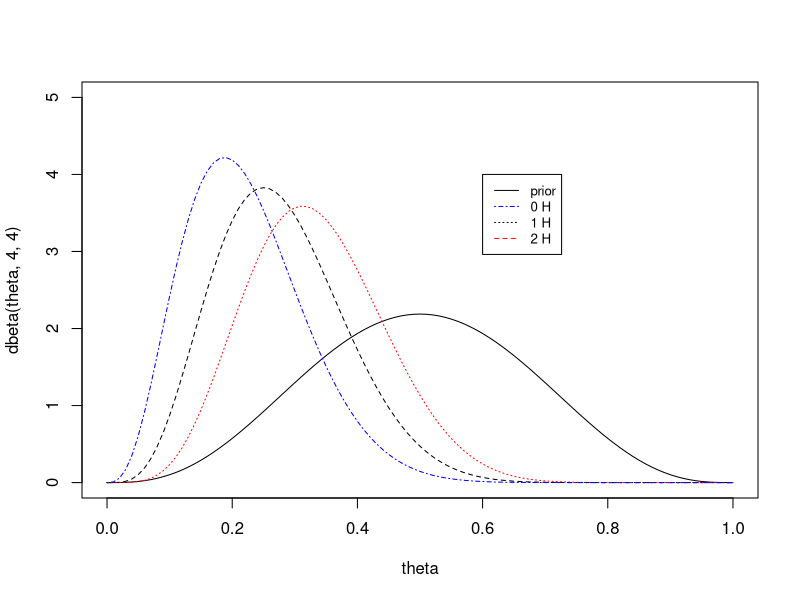
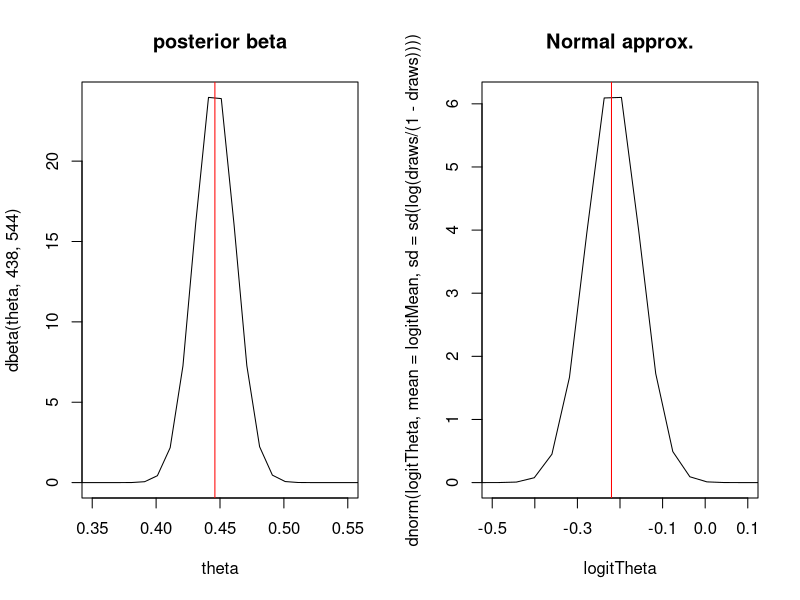
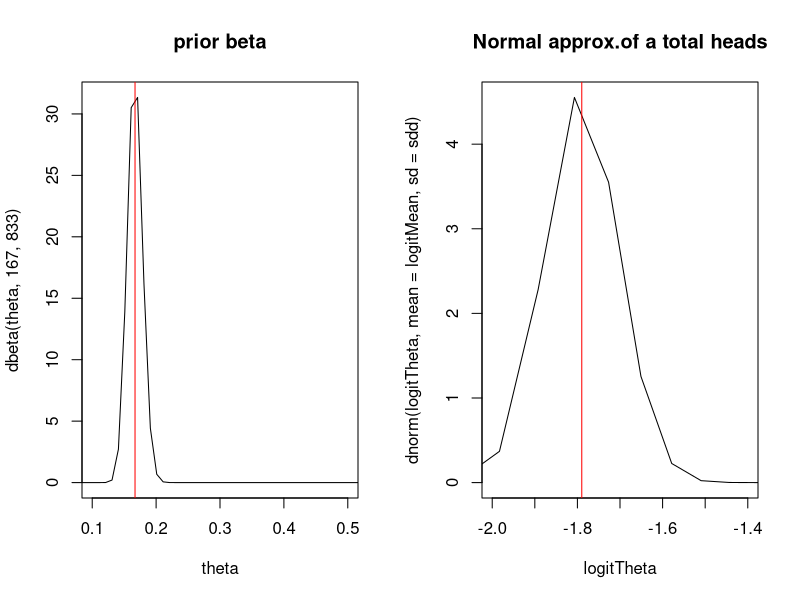
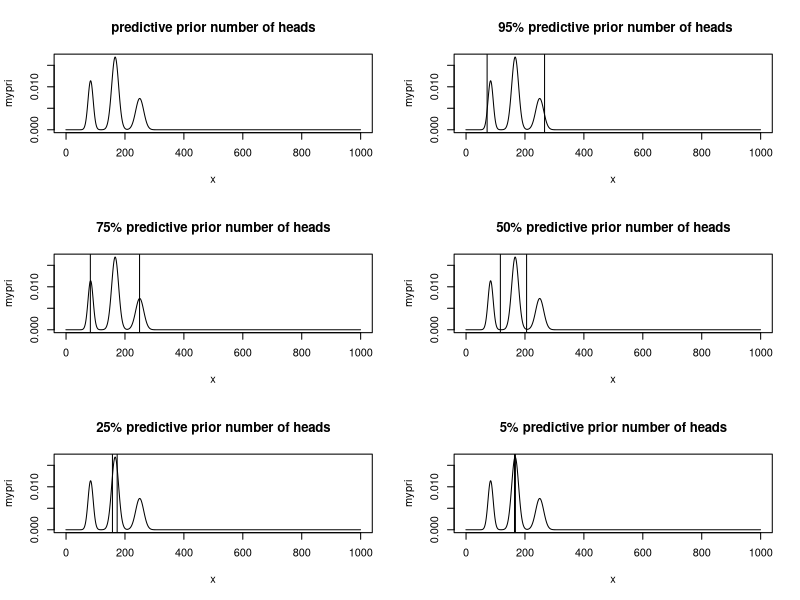
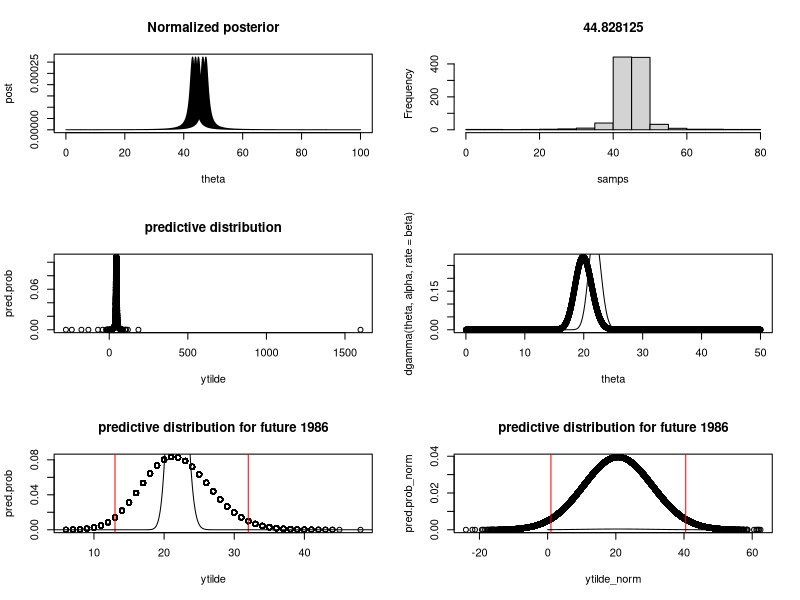

These figures' R source, in order:
## ---- chunk 1
 theta<-seq(from=0,to=1,by=0.01)

 plot(theta,dbeta(theta,4,4),type='l',ylim=c(0,5)) ## prior
 lines(theta,dbeta(theta,4+1,4+10-1),lty=2) ## 1 success
   lines(theta,dbeta(theta,4+2,4+10-2),lty=3,col='red') ## 2 succe
   lines(theta,dbeta(theta,4,4+10),lty=4,col='blue')  ## 0 successes
  legend(0.6, 4, 
         legend=c("prior", "0 H", "1 H", "2 H"),
       col=c("black","blue","black", "red"), lty=c(1,4,3,2), cex=0.8)
## ---- chunk 2
  theta<-seq(from=0.001,to=1,by=0.01)
  ## example births
   postMean <-function(alpha,beta,y,n){
     return( (alpha+y)/(alpha+beta+n))
   } 
   postVar<-function(alpha,beta,y,n){
     return( ((alpha+y)*(beta+n-y))/( (alpha+beta+n)^2*(alpha+beta+n+1)) )
   }
   sdnorm<-sqrt(postVar(438,544,0,0))
   logitMean<-log( postMean(438,544,0,0)/(1-postMean(438,544,0,0)))
   
  logitTheta<-log(theta/(1-theta))

  par(mfrow=c(1,2))
    plot(theta,dbeta(theta,438,544),type='l',xlim=c(0.35,0.55),main="posterior beta") ## prior
    abline(v=0.446,col='red')
  draws<-rbeta(1000,438,544)
  plot(logitTheta,dnorm(logitTheta,mean =logitMean, sd=sd(log(draws/(1-draws))) ),type='l', xlim=c(-0.5,0.1),main="Normal approx.") ## prior
    abline(v=-0.22,col='red')

## ---- chunk 3
  ## based on normal approximation sketch the distribution of y
  ## for normal we use the logit transform
  ## n = 1,000
  ## first lets construct a beta distribution.
  ## let the prior be beta(4,4) or even beta(1,1)
par(mfrow=c(1,2))

   plot(theta,dbeta(theta,167,833),type='l',xlim=c(0.1,0.5),main="prior beta") ## prior
  # plot(theta,dbeta(theta,1,5),type='l',xlim=c(0.1,0.5), main='prior beta') 
   abline(v=0.167,col='red') ## 
   #  qbeta(c(0.05,0.25,0.5,0.75,0.95),167,833)
    ## predictive on normal scale.
     draws<-rbeta(1000,167,833)
     logitMean<-log( 167/1000)
  sdd<-sd(log(draws/(1-draws)))

   
  plot(logitTheta,dnorm(logitTheta,mean =logitMean, sd=sdd ),type='l',main="Normal approx.of a total heads", xlim=c(-2,-1.4)) ## prior
    abline(v=logitMean,col='red')
    ### the number of heads.    
  message("prior predictive mean:" ,round( exp(logitMean)/(1+exp(logitMean)),2))

 qx<-(qnorm(c(0.05,0.25,0.5,0.75,0.95),mean =logitMean, sd=sdd ))
 ## this is the probability of landing 6 for theta
 exp(qx)/(1+exp(qx))
## wald 95% prior interval
c( exp(logitMean-1.96*sdd)/(1+exp(logitMean-1.96*sdd)),exp(logitMean+1.96*sdd)/(1+exp(logitMean+1.96*sdd)))
## ---- chunk 4
x<-seq(0,1000)-0.5 # continuity correction.
theta<-c(1/12,1/6,1/4)
n=1000
normLikelihood<-function(x,n,p){
  mean<-n*p
  varz<-n*p*(1-p)
  return(dnorm(x,mean=mean,sd=sqrt(varz)))
  
}
a<-dnorm(x,mean=n*theta[1],sd=sqrt(n*theta[1]*(1-theta[1]))  )
b<-dnorm(x,mean=n*theta[2],sd=sqrt(n*theta[2]*(1-theta[2]))  )
c<-dnorm(x,mean=n*theta[3],sd=sqrt(n*theta[3]*(1-theta[3]))  )


mypri<-a*0.25+b*0.5+c*0.25

sum(mypri) ## sums to 1 it is a distribution

 par(mfrow=c(3,2))
plot(x,mypri,type='l',main='predictive prior number of heads')



data<-data.frame(x=x,p=mypri)

## highest probability interval
# 95%

plot(x,mypri,type='l',main=' 95% predictive prior number of heads')
abline(v=max(data[which(cumsum(data$p)<0.025),1])
)
abline(v=max(data[which(1-cumsum(data$p)>0.025),1]))

plot(x,mypri,type='l',main='75% predictive prior number of heads')
abline(v=max(data[which(cumsum(data$p)<0.125),1]))
abline(v=max(data[which(1-cumsum(data$p)>0.125),1])
)

plot(x,mypri,type='l',main='50% predictive prior number of heads')
abline(v=max(data[which(cumsum(data$p)<0.25),1]))
abline(v=max(data[which(1-cumsum(data$p)>0.25),1])
)

plot(x,mypri,type='l',main='25% predictive prior number of heads')
abline(v=max(data[which(cumsum(data$p)<0.375),1]))
abline(v=max(data[which(1-cumsum(data$p)>0.375),1])
)

plot(x,mypri,type='l',main='5% predictive prior number of heads')
abline(v=max(data[which(cumsum(data$p)<0.475),1]))
abline(v=max(data[which(1-cumsum(data$p)>0.475),1])
)
## ---- chunk 5
mu_n<-function(mu0,ybar,n,tau02,sigma2){
  mun<- (mu0/tau02 + (ybar*n)/sigma2)/(1/tau02 + n/sigma2)
  return(mun)
}
taun2<-function(tau02,n,sigma2){
  inv.taun2<- 1/tau02 +n/sigma2
  return(1/inv.taun2)
}

ybar=150
sigma2=20^2
mu0=180
  tau02=40^2
  n=10

## posterior interval n=10
  #lower<-round(qnorm(0.025,mu_n(mu0,ybar,tau02,10,sigma2),sd=sqrt(taun2(tau02,10,sigma2))),2)
    upper<-round(qnorm(c(0.025,0.975),mu_n(mu0,ybar,tau02,10,sigma2),sd=sqrt(taun2(tau02,10,sigma2))),2)

message("posterior interval n=10: ",upper[1]," ",upper[2])

## posterior predictive interval
  upper2<-round(qnorm(c(0.025,0.975),mu_n(mu0,ybar,tau02,10,sigma2),sd=sqrt(taun2(tau02,10,sigma2)+sigma2) ),2)

message("posterior predictive interval n=10: ",upper2[1]," ",upper2[2])


 lower<-round(qnorm(0.025,mu_n(mu0,ybar,tau02,100,sigma2),sd=sqrt(taun2(tau02,100,sigma2))),2)
    upper<-round(qnorm(0.975,mu_n(mu0,ybar,tau02,100,sigma2),sd=sqrt(taun2(tau02,100,sigma2))),2)

message("posterior interval n=100: ",lower," ",upper)
 ## this approximately equals the limit
print("The asymptotic approximation")
 qnorm(c(0.025,0.975),mean=150, sigma2/100)
## posterior predictive interval
 lower2<-round(qnorm(0.025,mu_n(mu0,ybar,tau02,100,sigma2),sd=sqrt(taun2(tau02,100,sigma2)+sigma2) ),2)
    upper2<-round(qnorm(0.975,mu_n(mu0,ybar,tau02,100,sigma2),sd=sqrt(taun2(tau02,100,sigma2)+sigma2) ),2)

message("posterior predictive interval n=100: ",lower2," ",upper2)
## ---- chunk 6
 y= c(43,44,45,46.5,47.5)
 m=1000
theta<-seq(from=0,to=100000)/m
 ## p(theta | y) ~ p(y|theta)*p(theta)
 unnorm.post<-dcauchy(y,location=theta,scale=1)*dunif(theta,min=0,max=100) ## un norm post
 
 post<-unnorm.post/sum(unnorm.post)
 plot(theta,post,type='l',main='Normalized posterior')
## ---- chunk 7
  samps<-(sample(theta,1000,prob=post,replace=T))
  hist(samps,main=mean(samps))
  ##sample mean is close to the mean of the observed.

## ---- chunk 8
## predictive distribution ? ?? 
 # p(x | y) = int p(x|theta)*p(theta|y ) dtheta
## the posterior is p(theta|y) 
 # the likelihood p(x|theta)  ## we use the sampled thetas using the posterior
 ytilde<-rcauchy(1000,location=samps,scale=1) 
 ## probability of the samples 
 #prob_samp<-post[match(samps,theta)]
  summary(ytilde) ## we have a wide distribution of predictive values.
  
## for all predictive values,  find the total probability  
   ## int p(x|theta)*p(theta|y) d\theta  note that p(x|theta) is a function of theta, so we input hte theta grid.
 pred.prob<-sapply(ytilde,function(x) sum(dcauchy(x,location=theta,scale=1)*post))  
  
  plot(ytilde,pred.prob, main='predictive distribution')
  
  ## maximum predictive probability
  message('max pred. prob ', round(ytilde[which(pred.prob==max(pred.prob))],3))
## ---- chunk 9
# data entry
 year<-seq(1976,1985)
 fatal<-c(24,25,31,31,22,21,26,20,16,22)
 death<-c(734,516,754,877,814,362,764,809,223,1066)
 rate<-c(0.19,0.12,0.15,0.16,0.14,0.06,0.13,0.13,0.03,0.15)
 data<-data.frame(year=year,fatal=fatal,pass.deaths=death,death.rate=rate)
 
 ## gamma prior on theta>0
 theta=seq(from=0,to=50,by=.01)

 ## normal approximation to gamma
  ## Gamma(a,b) ,  mean = a/b,  var = a/b^2  ## where beta is the inverse-scale
   ## gamma(a,b) ~  N (a/b, sd= sqrt(a)/b)
 ## normal approx to Pois
   ## Pois(a) ,  mean =a, var= a
    ## Pois(a) ~ N(a,sd= sqrt(a))
 
 ## gamma prior of total count a-1,  in b observations 
 ## the mean rate of deaths is 0.126
 ## we approximate a prior to have an average of 20 deaths across the decade.
   alpha= 200
   beta<- 10
   ## the mean rate given the data is 0.126, so we find the beta parameter to match the mean rate.
   n<-nrow(data)

   
  
 plot(theta,dgamma(theta,alpha,rate=beta),lty=2)
lines(theta,dgamma(theta,alpha+n*mean(fatal),rate=beta+n))
 ## credible interval of the posterior
 pois_credible<-qgamma(c(.025,0.975),alpha+n*mean(fatal),rate=beta+n)
 message("posterior gamma interval n=10: ",pois_credible[1]," ",pois_credible[2]) ## 

 post_pois<-dgamma(theta,alpha+n*mean(fatal),rate=beta+n)
  ## posterior mean is 21.9
 sum(theta*post_pois/sum(post_pois))
 
 
 # normal approximation
  mu_0<- alpha/beta  ## average of 12.6 fatal accidents
  tau2_0<- alpha/beta^2 ## 
  
  sigma2<-10^2  ## we assume we know the variance of the fatalities (empirical variance is 22.2) so we set it to 50 (large enough)
  
  
  mu_n<-function(mu0,ybar,n,tau02,sigma2){
  mun<- (mu0/tau02 + (ybar*n)/sigma2)/(1/tau02 + n/sigma2)
  return(mun)
}
taun2<-function(tau02,n,sigma2){
  inv.taun2<- 1/tau02 +n/sigma2
  return(1/inv.taun2)
}

ybar=mean(fatal)

 mn<-mu_n(mu_0,ybar,tau2_0,n,sigma2)
 tn<-taun2(tau2_0,n,sigma2)
## posterior interval n=10
  #lower<-round(qnorm(0.025,mu_n(mu0,ybar,tau02,10,sigma2),sd=sqrt(taun2(tau02,10,sigma2))),2)
  upper<-round(qnorm(c(0.025,0.975),mn,sd=sqrt(tn)),2)

message("posterior interval n=10: ",upper[1]," ",upper[2]) ## 
## the normal approximation is close to the gamma posterior!  woot.
  post_norm<-(dnorm(theta,mn,sqrt(tn))/sum(dnorm(theta,mn,sqrt(tn))))


#### check with simulations ?  check posterior with simulations  posterior mean/sd ?
post.draws<-sample(theta,size=1000,prob=post_pois,replace=T)
mean(post.draws) ### posterior mean is arout 21.92




   ## check this with the grid approach in the Gamma framework.  
  theta_samps<-sample(theta,100000,prob=post_pois,replace=T)
   ytilde<-rpois(100000,lambda=theta_samps) 
 ## probability of the samples 
 #prob_samp<-post[match(samps,theta)]
  summary(ytilde) ## we have a wide distribution of predictive values.
  
## for all predictive values,  find the total probability  
   ## int p(x|theta)*p(theta|y) d\theta  note that p(x|theta) is a function of theta, so we input hte theta grid.
 pred.prob<-sapply(ytilde,function(x) sum(dpois(x,lambda = theta)*post_pois/sum(post_pois)))  
  
 plot(ytilde,pred.prob, main='predictive distribution for future 1986')
 abline(v=quantile(ytilde,c(0.025,0.975)),col='red')
 lines(theta,post_pois)
 quantile(ytilde,c(0.025,0.975))
## ---- chunk 10
 
  ## Predictive with normal

## using the normal approximation
## predictive interval must use a grid approach.
     pred<-round(qnorm(c(0.025,0.975),mn,sd=sqrt(tn+sigma2)),2)
  message("predictive interval n=10: ",pred[1]," ",pred[2])

  
   ## check this with the grid approach in the normal framework.  
  post_pred_norm<-(dnorm(theta,mn,sqrt(tn+sigma2))/sum(dnorm(theta,mn,sqrt(tn+sigma2))))
   ytilde_norm<-rnorm(100000,mean=mn,sd=sqrt(tn+sigma2)) 
 ## probability of the samples 
 #prob_samp<-post[match(samps,theta)]
  summary(ytilde_norm) ## we have a wide distribution of predictive values.
  
## for all predictive values,  find the total probability  
   ## int p(x|theta)*p(theta|y) d\theta  note that p(x|theta) is a function of theta, so we input hte theta grid.
 pred.prob_norm<-sapply(ytilde_norm,function(x) sum(dnorm(x,mn,sqrt(tn+sigma2))*post_pred_norm))  
  
 plot(ytilde_norm,pred.prob_norm, main='predictive distribution for future 1986')
 abline(v=quantile(ytilde_norm,c(0.025,0.975)),col='red')
 lines(theta,post_pred_norm)
 quantile(ytilde_norm,c(0.025,0.975))
 
 
 
